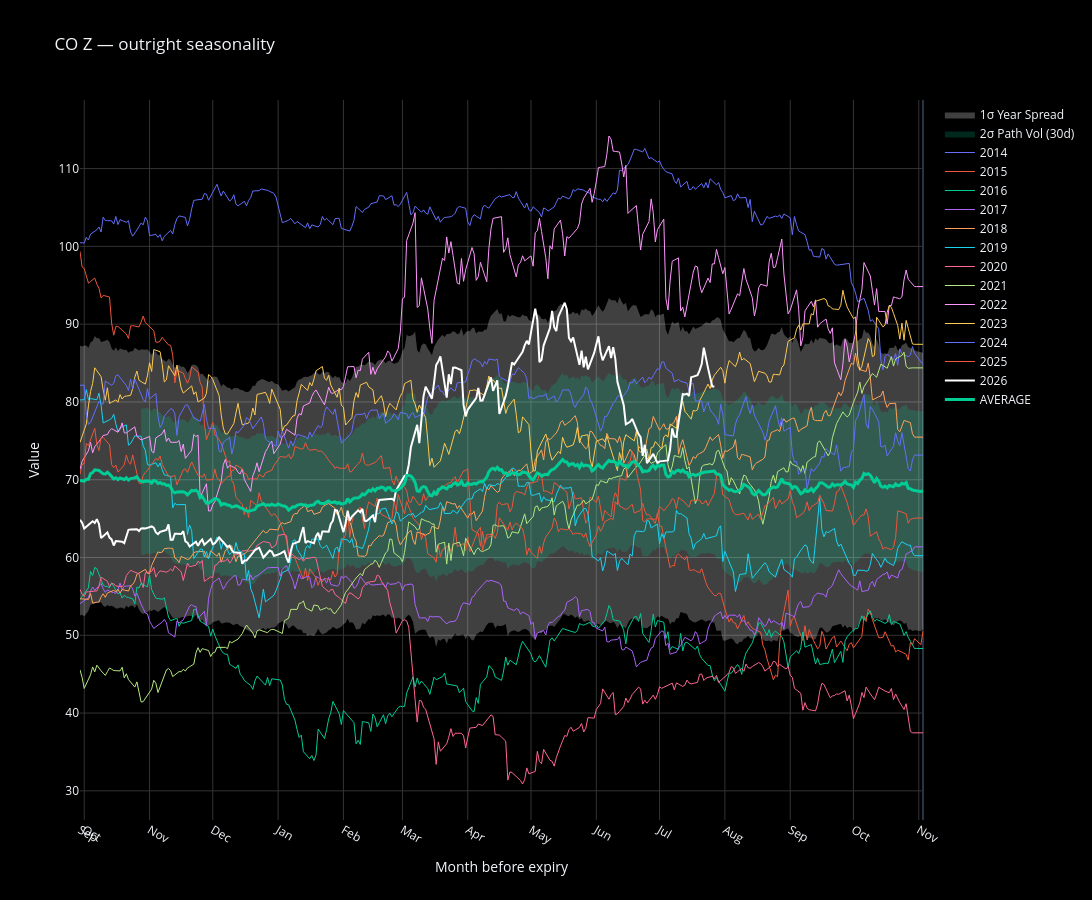

Notebook source saved alongside this figure:
### Code cell
result = sznlty.outright_seasonality("CO", "Z", start_year=2014, end_year=2026, window_days=400)
plotter.plot_seasonality(result, title="CO Z — outright seasonality")

### Figure 1 — Plotly figure (JSON) as saved in the notebook; plotly's stock layout.template omitted (floating-point values rounded to 4 significant figures; data arrays with more than 128 entries replaced by an {"elided": "..."} marker saying what was removed)
{"data": [{"fill": "toself", "fillcolor": "rgba(255, 255, 255, 0.25)", "hoverinfo": "skip", "line": {"color": "rgba(255,255,255,0)"}, "name": "1σ Year Spread", "showlegend": true, "type": "scatter", "x": {"elided": "802 int values"}, "y": {"elided": "802 float values"}}, {"fill": "toself", "fillcolor": "rgba(0, 204, 150, 0.2)", "hoverinfo": "skip", "line": {"color": "rgba(255,255,255,0)"}, "name": "2σ Path Vol (30d)", "showlegend": true, "type": "scatter", "x": {"elided": "744 int values"}, "y": {"elided": "744 float values"}}, {"customdata": {"elided": "401 str values"}, "hovertemplate": "2014<br>Date: %{customdata}<br>Value: %{y:.2f}<extra></extra>", "line": {"color": "#636EFA", "width": 1}, "mode": "lines", "name": "2014", "type": "scatter", "x": {"elided": "401 int values"}, "y": {"elided": "401 float values"}}, {"customdata": {"elided": "401 str values"}, "hovertemplate": "2015<br>Date: %{customdata}<br>Value: %{y:.2f}<extra></extra>", "line": {"color": "#EF553B", "width": 1}, "mode": "lines", "name": "2015", "type": "scatter", "x": {"elided": "401 int values"}, "y": {"elided": "401 float values"}}, {"customdata": {"elided": "401 str values"}, "hovertemplate": "2016<br>Date: %{customdata}<br>Value: %{y:.2f}<extra></extra>", "line": {"color": "#00CC96", "width": 1}, "mode": "lines", "name": "2016", "type": "scatter", "x": {"elided": "401 int values"}, "y": {"elided": "401 float values"}}, {"customdata": {"elided": "401 str values"}, "hovertemplate": "2017<br>Date: %{customdata}<br>Value: %{y:.2f}<extra></extra>", "line": {"color": "#AB63FA", "width": 1}, "mode": "lines", "name": "2017", "type": "scatter", "x": {"elided": "401 int values"}, "y": {"elided": "401 float values"}}, {"customdata": {"elided": "401 str values"}, "hovertemplate": "2018<br>Date: %{customdata}<br>Value: %{y:.2f}<extra></extra>", "line": {"color": "#FFA15A", "width": 1}, "mode": "lines", "name": "2018", "type": "scatter", "x": {"elided": "401 int values"}, "y": {"elided": "401 float values"}}, {"customdata": {"elided": "401 str values"}, "hovertemplate": "2019<br>Date: %{customdata}<br>Value: %{y:.2f}<extra></extra>", "line": {"color": "#19D3F3", "width": 1}, "mode": "lines", "name": "2019", "type": "scatter", "x": {"elided": "401 int values"}, "y": {"elided": "401 float values"}}, {"customdata": {"elided": "401 str values"}, "hovertemplate": "2020<br>Date: %{customdata}<br>Value: %{y:.2f}<extra></extra>", "line": {"color": "#FF6692", "width": 1}, "mode": "lines", "name": "2020", "type": "scatter", "x": {"elided": "401 int values"}, "y": {"elided": "401 float values"}}, {"customdata": {"elided": "401 str values"}, "hovertemplate": "2021<br>Date: %{customdata}<br>Value: %{y:.2f}<extra></extra>", "line": {"color": "#B6E880", "width": 1}, "mode": "lines", "name": "2021", "type": "scatter", "x": {"elided": "401 int values"}, "y": {"elided": "401 float values"}}, {"customdata": {"elided": "401 str values"}, "hovertemplate": "2022<br>Date: %{customdata}<br>Value: %{y:.2f}<extra></extra>", "line": {"color": "#FF97FF", "width": 1}, "mode": "lines", "name": "2022", "type": "scatter", "x": {"elided": "401 int values"}, "y": {"elided": "401 float values"}}, {"customdata": {"elided": "401 str values"}, "hovertemplate": "2023<br>Date: %{customdata}<br>Value: %{y:.2f}<extra></extra>", "line": {"color": "#FECB52", "width": 1}, "mode": "lines", "name": "2023", "type": "scatter", "x": {"elided": "401 int values"}, "y": {"elided": "401 float values"}}, {"customdata": {"elided": "401 str values"}, "hovertemplate": "2024<br>Date: %{customdata}<br>Value: %{y:.2f}<extra></extra>", "line": {"color": "#636EFA", "width": 1}, "mode": "lines", "name": "2024", "type": "scatter", "x": {"elided": "401 int values"}, "y": {"elided": "401 float values"}}, {"customdata": {"elided": "401 str values"}, "hovertemplate": "2025<br>Date: %{customdata}<br>Value: %{y:.2f}<extra></extra>", "line": {"color": "#EF553B", "width": 1}, "mode": "lines", "name": "2025", "type": "scatter", "x": {"elided": "401 int values"}, "y": {"elided": "401 float values"}}, {"customdata": {"elided": "302 str values"}, "hovertemplate": "2026<br>Date: %{customdata}<br>Value: %{y:.2f}<extra></extra>", "line": {"color": "white", "width": 2}, "mode": "lines", "name": "2026", "type": "scatter", "x": {"elided": "302 int values"}, "y": {"elided": "302 float values"}}, {"hovertemplate": "AVERAGE<br>Days to expiry: %{x}<br>Value: %{y:.2f}<extra></extra>", "line": {"color": "#00CC96", "width": 3}, "mode": "lines", "name": "AVERAGE", "type": "scatter", "x": {"elided": "401 int values"}, "y": {"elided": "401 float values"}}], "layout": {"height": 900, "hovermode": "x unified", "paper_bgcolor": "black", "plot_bgcolor": "black", "title": {"text": "CO Z — outright seasonality"}, "width": 1600, "xaxis": {"gridcolor": "#333", "ticktext": ["Sep", "Oct", "Nov", "Dec", "Jan", "Feb", "Mar", "Apr", "May", "Jun", "Jul", "Aug", "Sep", "Oct", "Nov"], "tickvals": [-400, -398, -367, -337, -306, -275, -247, -216, -186, -155, -125, -94, -63, -33, -2], "title": {"text": "Month before expiry"}}, "yaxis": {"gridcolor": "#333", "title": {"text": "Value"}}}}
